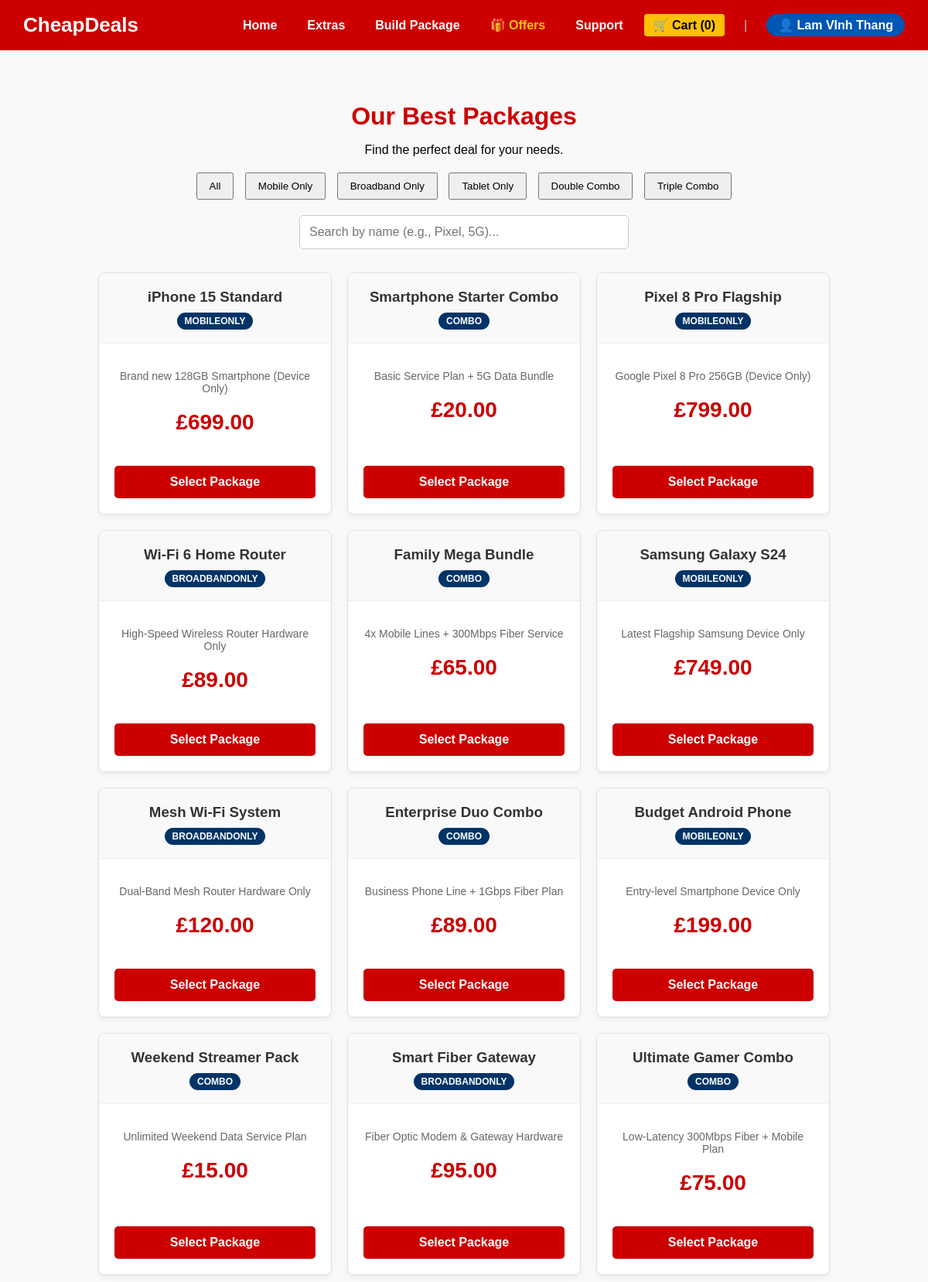
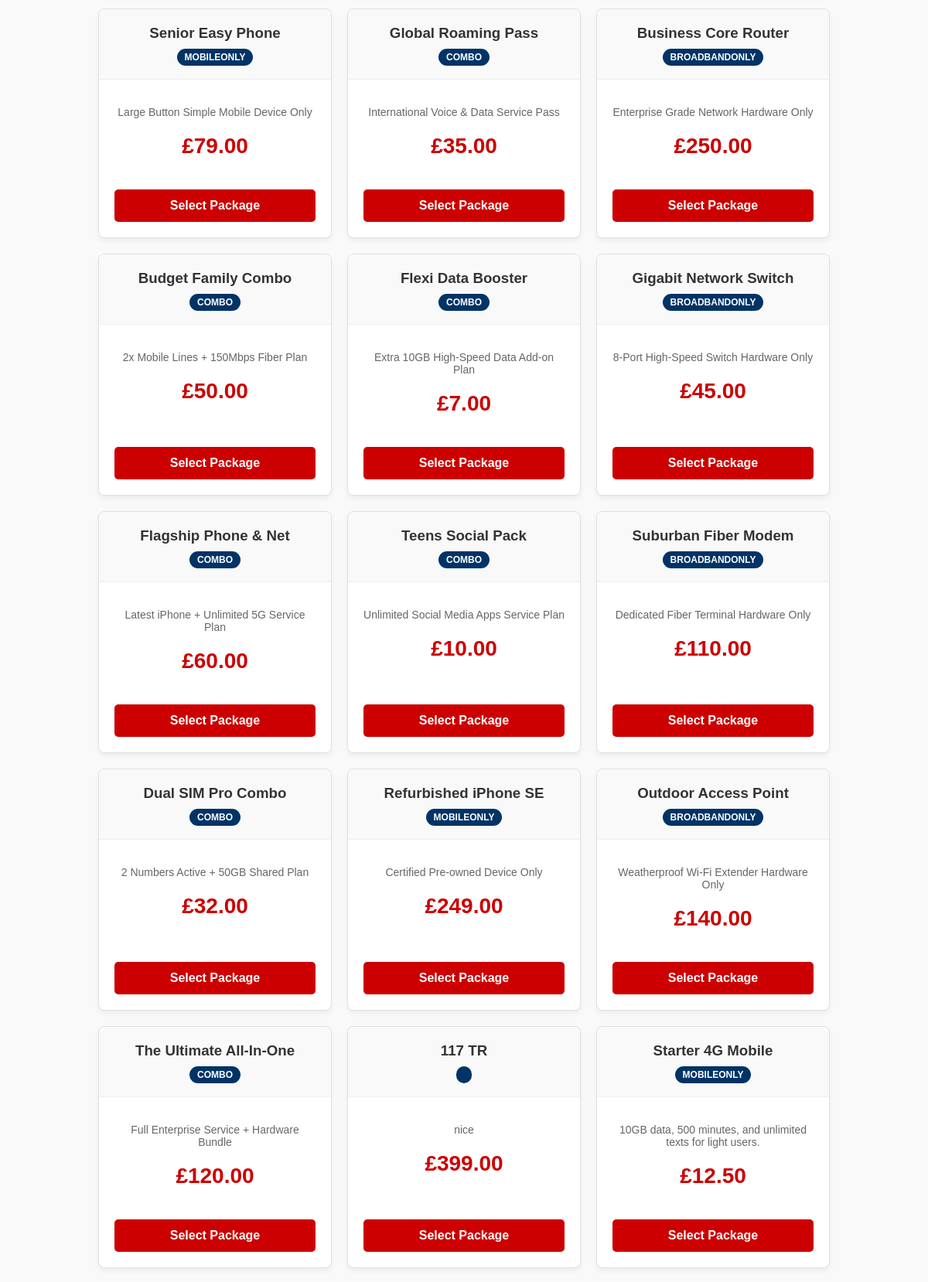
The app's page /COMP1807/index.php (signed in, upper part) with its own data (2 pictures, top to bottom).
### tables this page shows
CREATE TABLE `packages` (
  `id` int(11) NOT NULL,
  `name` varchar(100) NOT NULL,
  `type` varchar(50) NOT NULL,
  `description` text DEFAULT NULL,
  `price` decimal(10,2) NOT NULL,
  `is_active` tinyint(1) NOT NULL DEFAULT 1,
  `sale_price` decimal(10,2) DEFAULT NULL,
  `sale_end_date` datetime DEFAULT NULL
);

### COMP1807/index.php (called while the page is built, shortened)
<?php
require_once 'includes/db.php';
if (isset($_SESSION['user_id'])) {
    try {
        $stmt = $conn->prepare("SELECT * FROM packages");
        $stmt->execute();
        $packages = $stmt->fetchAll(PDO::FETCH_ASSOC);
    } catch(PDOException $e) {
        die("System error: " . $e->getMessage());
    }
    include 'template/html/packages.html.php';
}
else {
    ob_start();
    include 'template/html/welcome.html.php';
    $output = ob_get_clean();
}
include 'template/html/header.html.php';
?>

### COMP1807/template/html/packages.html.php (the view, shortened to what this page needs)
<div class="packages-header" style="text-align: center; margin-bottom: 30px;">
    <h2>Our Best Packages</h2>
    <p>Find the perfect deal for your needs.</p>
    <div class="filters" style="margin: 20px 0;">
        <button class="filter-btn active" data-filter="All" style="padding: 8px 15px; margin: 0 5px; cursor: pointer;">All</button>
        <button class="filter-btn" data-filter="MobileOnly" style="padding: 8px 15px; margin: 0 5px; cursor: pointer;">Mobile Only</button>
        <button class="filter-btn" data-filter="BroadbandOnly" style="padding: 8px 15px; margin: 0 5px; cursor: pointer;">Broadband Only</button>
        <button class="filter-btn" data-filter="TabletOnly" style="padding: 8px 15px; margin: 0 5px; cursor: pointer;">Tablet Only</button>
        <button class="filter-btn" data-filter="DoublePackage" style="padding: 8px 15px; margin: 0 5px; cursor: pointer;">Double Combo</button>
        <button class="filter-btn" data-filter="TriplePackage" style="padding: 8px 15px; margin: 0 5px; cursor: pointer;">Triple Combo</button>
    </div>
    <div class="search-box">
        <input type="text" id="searchInput" placeholder="Search by name (e.g., Pixel, 5G)..." style="width: 60%; max-width: 400px; padding: 12px; border: 1px solid #ccc; border-radius: 5px; font-size: 16px;">
    </div>
</div>
<div class="packages-grid" id="packagesGrid">
    <?php if (!empty($packages)): ?>
        <?php foreach ($packages as $pkg): ?>
            <div class="package-card" data-name="<?= strtolower(htmlspecialchars($pkg['name'])) ?>" data-type="<?= htmlspecialchars($pkg['type']) ?>">
                <div class="card-header">
                    <h3><?= htmlspecialchars($pkg['name']) ?></h3>
                    <span class="badge"><?= htmlspecialchars($pkg['type']) ?></span>
                </div>
                <div class="card-body">
                    <p class="details"><?= htmlspecialchars($pkg['description'] ?? $pkg['details'] ?? '') ?></p>
                    <p class="price">£<?= htmlspecialchars(number_format($pkg['price'], 2)) ?></p>
                </div>
                <div class="card-footer">
                    <form method="POST" action="add_to_cart.php">
                        <button type="submit" class="btn-select">Select Package</button>
                    </form>
                </div>
            </div>
        <?php endforeach; ?>
    <?php else: ?>
        <p style="text-align: center; width: 100%; color: #666;">No packages available at the moment.</p>
    <?php endif; ?>
</div>

### COMP1807/template/css/global.css (style rules this page uses)
body { font-family: Arial, sans-serif; background-color: #f9f9f9; margin: 0; padding: 0; }

### COMP1807/template/css/packages.css (style rules this page uses)
.packages-header { text-align: center; margin-bottom: 30px; }
.packages-header h2 { color: #cc0000; font-size: 32px; margin-bottom: 10px; }
.packages-grid { display: flex; flex-wrap: wrap; gap: 20px; justify-content: center; }
.package-card { background: #ffffff; border: 1px solid #e0e0e0; border-radius: 8px; width: 300px; display: flex; flex-direction: column; box-shadow: 0 4px 6px rgba(0,0,0,0.05); transition: transform 0.3s, box-shadow 0.3s; }
.card-header { padding: 20px; background-color: #f9f9f9; border-bottom: 1px solid #eeeeee; border-radius: 8px 8px 0 0; text-align: center; }
.card-header h3 { margin: 0 0 10px 0; color: #333333; }
.badge { background-color: #003366; color: white; padding: 4px 10px; border-radius: 12px; font-size: 12px; font-weight: bold; text-transform: uppercase; }
.card-body { padding: 20px; flex-grow: 1; text-align: center; }
.card-body .details { color: #666666; font-size: 14px; margin-bottom: 20px; }
.card-body .price { font-size: 28px; font-weight: bold; color: #cc0000; margin: 0; }
.card-footer { padding: 20px; text-align: center; }
.btn-select { width: 100%; background-color: #cc0000; color: white; border: none; padding: 12px; border-radius: 5px; font-size: 16px; font-weight: bold; cursor: pointer; transition: background-color 0.3s; }

### records on screen
packages: name "iPhone 15 Standard", type "MOBILEONLY", description "Brand new 128GB Smartphone (Device Only)", price "699.00"
packages: name "Smartphone Starter Combo", type "COMBO", description "Basic Service Plan + 5G Data Bundle", price "20.00"
packages: name "Pixel 8 Pro Flagship", type "MOBILEONLY", description "Google Pixel 8 Pro 256GB (Device Only)", price "799.00"
packages: name "Wi-Fi 6 Home Router", type "BROADBANDONLY", description "High-Speed Wireless Router Hardware Only", price "89.00"
packages: name "Family Mega Bundle", type "COMBO", description "4x Mobile Lines + 300Mbps Fiber Service", price "65.00"
packages: name "Samsung Galaxy S24", type "MOBILEONLY", description "Latest Flagship Samsung Device Only", price "749.00"
packages: name "Mesh Wi-Fi System", type "BROADBANDONLY", description "Dual-Band Mesh Router Hardware Only", price "120.00"
packages: name "Enterprise Duo Combo", type "COMBO", description "Business Phone Line + 1Gbps Fiber Plan", price "89.00"
packages: name "Budget Android Phone", type "MOBILEONLY", description "Entry-level Smartphone Device Only", price "199.00"
packages: name "Weekend Streamer Pack", type "COMBO", description "Unlimited Weekend Data Service Plan", price "15.00"
packages: name "Smart Fiber Gateway", type "BROADBANDONLY", description "Fiber Optic Modem & Gateway Hardware", price "95.00"
packages: name "Ultimate Gamer Combo", type "COMBO", description "Low-Latency 300Mbps Fiber + Mobile Plan", price "75.00"
packages: name "Senior Easy Phone", type "MOBILEONLY", description "Large Button Simple Mobile Device Only", price "79.00"
packages: name "Global Roaming Pass", type "COMBO", description "International Voice & Data Service Pass", price "35.00"
packages: name "Business Core Router", type "BROADBANDONLY", description "Enterprise Grade Network Hardware Only", price "250.00"
packages: name "Budget Family Combo", type "COMBO", description "2x Mobile Lines + 150Mbps Fiber Plan", price "50.00"
packages: name "Flexi Data Booster", type "COMBO", description "Extra 10GB High-Speed Data Add-on Plan", price "7.00"
packages: name "Gigabit Network Switch", type "BROADBANDONLY", description "8-Port High-Speed Switch Hardware Only", price "45.00"
packages: name "Flagship Phone & Net", type "COMBO", description "Latest iPhone + Unlimited 5G Service Plan", price "60.00"
packages: name "Teens Social Pack", type "COMBO", description "Unlimited Social Media Apps Service Plan", price "10.00"
packages: name "Suburban Fiber Modem", type "BROADBANDONLY", description "Dedicated Fiber Terminal Hardware Only", price "110.00"
packages: name "Dual SIM Pro Combo", type "COMBO", description "2 Numbers Active + 50GB Shared Plan", price "32.00"
packages: name "Refurbished iPhone SE", type "MOBILEONLY", description "Certified Pre-owned Device Only", price "249.00"
packages: name "Outdoor Access Point", type "BROADBANDONLY", description "Weatherproof Wi-Fi Extender Hardware Only", price "140.00"
packages: name "The Ultimate All-In-One", type "COMBO", description "Full Enterprise Service + Hardware Bundle", price "120.00"
packages: name "117 TR", description "nice", price "399.00"
packages: name "Starter 4G Mobile", type "MOBILEONLY", description "10GB data, 500 minutes, and unlimited texts for light users.", price "12.50"

### other values on screen
$cart_count "0"
$_SESSION['full_name'] "Lam VInh Thang"
